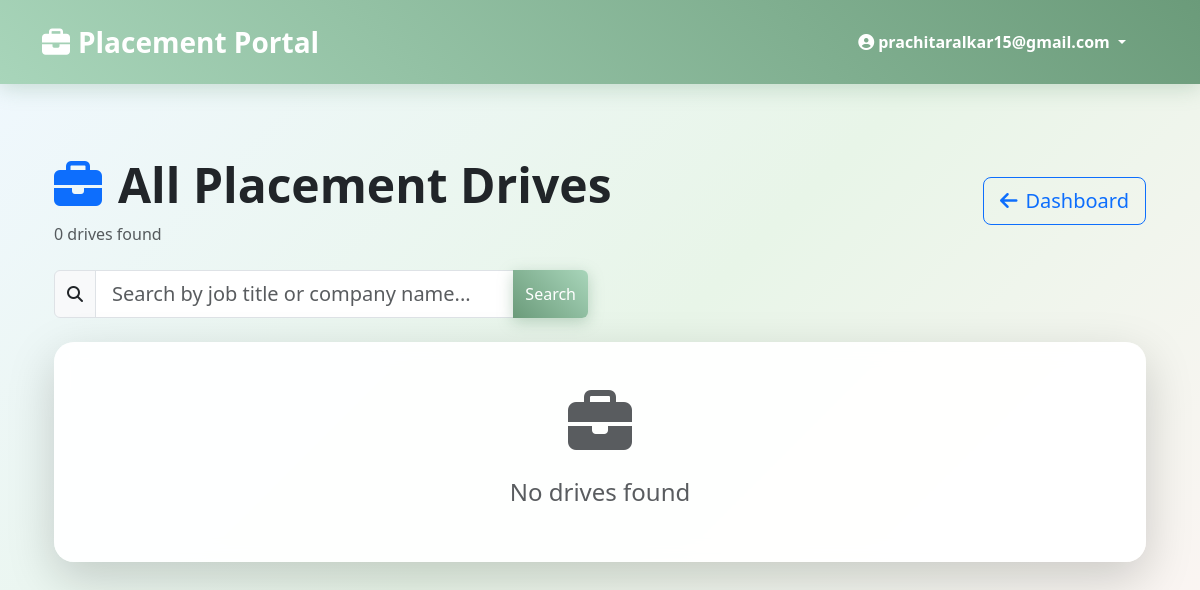
The page /admin/drives (signed in) on the database as committed earlier.
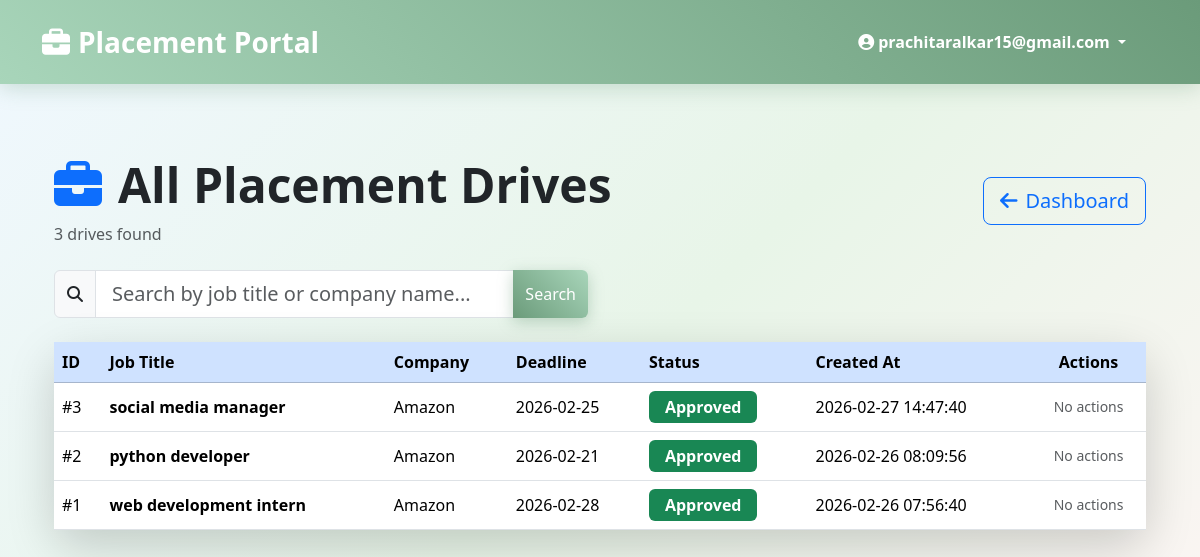
The same page on the database as committed later.
### tables this page shows
CREATE TABLE placement_drives (
    id INTEGER PRIMARY KEY AUTOINCREMENT,
    company_id INTEGER NOT NULL,
    job_title TEXT NOT NULL,
    job_description TEXT,
    eligibility_criteria TEXT,
    application_deadline DATE,
    status TEXT NOT NULL DEFAULT 'pending', -- pending/approved/closed
    created_at TIMESTAMP DEFAULT CURRENT_TIMESTAMP,
    FOREIGN KEY (company_id) REFERENCES companies (id)
);

CREATE TABLE companies (
    id INTEGER PRIMARY KEY,      -- also FK to users.id
    company_name TEXT NOT NULL,
    hr_name TEXT,
    hr_email TEXT,
    phone TEXT,
    website TEXT,
    approval_status TEXT NOT NULL DEFAULT 'pending', -- pending/approved/rejected/blacklisted
    FOREIGN KEY (id) REFERENCES users (id)
);

### app.py (the view)
@app.route('/admin/drives')
@login_required
def drive_suchi():
    if current_user.role != 'admin': return redirect(url_for('login_user'))
    db = get_database()
    search = request.args.get('search', '')
    query = """
        SELECT d.*, c.company_name FROM placement_drives d
        JOIN companies c ON d.company_id = c.id WHERE 1=1
    """
    params = []
    if search:
        query += " AND (d.job_title LIKE ? OR c.company_name LIKE ?)"
        params.extend([f'%{search}%']*2)
    query += " ORDER BY d.created_at DESC"
    drives = db.execute(query, params).fetchall()
    return render_template('admin/drives.html', drives=drives, search=search)

### app.py (called while the page is built)
@login_user_manager.user_loader
def get_user_by_id(user_id):
    db = get_database()
    user = db.execute('SELECT * FROM users WHERE id = ?', (user_id,)).fetchone()
    if user:
        return User(user['id'], user['email'], user['role'], user['is_active'] == 1)
    return None

def get_database():
    if 'db' not in g:
        g.db = sqlite3.connect(app.config['DATABASE'])
        g.db.row_factory = sqlite3.Row
    return g.db

@app.teardown_appcontext
def close_database(e=None):
    db = g.pop('db', None)
    if db is not None:
        db.close()

    @property
    def is_active(self):
        return self._is_active

### templates/admin/drives.html (shortened to what the changed rows need)
{% extends "base.html" %}
{% block content %}
<div class="container-fluid py-4">
    <div class="row mb-4">
        <div class="col-12 d-flex justify-content-between align-items-center flex-wrap gap-3">
            <div>
                <h1 class="display-5 fw-bold">
                    <i class="fas fa-briefcase me-3 text-primary"></i>All Placement Drives
                </h1>
                <p class="mb-0 text-muted">{{ drives|length }} drives found</p>
            </div>
        </div>
    </div>
    <div class="card shadow-lg">
        <div class="card-body p-0">
            {% if drives %}
            <div class="table-responsive">
                <table class="table table-hover mb-0 align-middle">
                    <thead class="table-primary">
                        <tr>
                            <th>ID</th>
                            <th>Job Title</th>
                            <th>Company</th>
                            <th>Deadline</th>
                            <th>Status</th>
                            <th>Created At</th>
                            <th class="text-center">Actions</th>
                        </tr>
                    </thead>
                    <tbody>
                        {% for drive in drives %}
                        <tr>
                            <td>#{{ drive.id }}</td>
                            <td>
                                <strong>{{ drive.job_title }}</strong><br>
                            </td>
                            <td>{{ drive.company_name }}</td>
                            <td>{{ drive.application_deadline or '—' }}</td>
                            <td>
                                {% if drive.status == 'approved' %}
                                    <span class="badge bg-success fs-6 px-3 py-2">Approved</span>
                                {% elif drive.status == 'pending' %}
                                    <span class="badge bg-warning text-dark fs-6 px-3 py-2">Pending</span>
                                {% elif drive.status == 'rejected' %}
                                    <span class="badge bg-danger fs-6 px-3 py-2">Rejected</span>
                                {% elif drive.status == 'closed' %}
                                    <span class="badge bg-secondary fs-6 px-3 py-2">Closed</span>
                                {% else %}
                                    <span class="badge bg-secondary fs-6 px-3 py-2">{{ drive.status|title }}</span>
                                {% endif %}
                            </td>
                            <td>{{ drive.created_at }}</td>
                            <td class="text-center">
                                <div class="d-flex justify-content-center gap-2">
                                    {% if drive.status == 'pending' %}
                                    <form method="POST" action="{{ url_for('drive_swikaar_karo', drive_id=drive.id) }}">
                                        <button type="submit" class="btn btn-success btn-sm">
                                            <i class="fas fa-check me-1"></i>Approve
                                        </button>
                                    </form>
                                    <form method="POST" action="{{ url_for('drive_aswikaar_karo', drive_id=drive.id) }}">
                                        <button type="submit" class="btn btn-danger btn-sm">
                                            <i class="fas fa-times me-1"></i>Reject
                                        </button>
                                    </form>
                                    {% else %}
                                        <span class="text-muted small">No actions</span>
                                    {% endif %}
                                </div>
                            </td>
                        </tr>
                        {% endfor %}
                    </tbody>
                </table>
            </div>
            {% else %}
            <div class="text-center py-5">
                <i class="fas fa-briefcase fa-4x text-muted mb-4"></i>
                <h4 class="text-muted">No drives found</h4>
            </div>
            {% endif %}
        </div>
    </div>
</div>
{% endblock %}

Rows that differ between the two databases and show on the page:
added placement_drives: id "3", job_title "social media manager", company_name "Amazon", application_deadline "2026-02-25", status "Approved", created_at "2026-02-27 14:47:40"
added placement_drives: id "2", job_title "python developer", company_name "Amazon", application_deadline "2026-02-21", status "Approved", created_at "2026-02-26 08:09:56"
added placement_drives: id "1", job_title "web development intern", company_name "Amazon", application_deadline "2026-02-28", status "Approved", created_at "2026-02-26 07:56:40"
Other text that changed with them:
{{ drives|length }}: "0" → "3"
text no longer shown: "No drives found"
text now shown: "ID Job Title Company Deadline Status Created At Actions"
